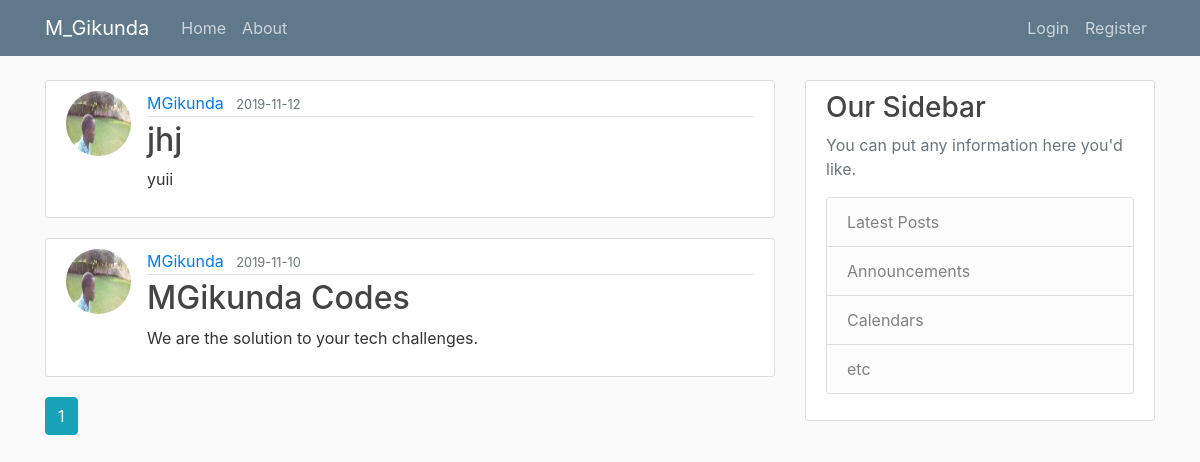
The page /home on the database its author committed.
### peter/models.py (models this page shows, shortened)
class Post(db.Model):
	id=db.Column(db.Integer,primary_key=True)
	title=db.Column(db.String(100),nullable=False)
	date_posted=db.Column(db.DateTime,nullable=False,default=datetime.utcnow)
	content=db.Column(db.Text,nullable=False)
	user_id=db.Column(db.Integer,db.ForeignKey('user.id'),nullable=False)

class User(db.Model,UserMixin):
	id=db.Column(db.Integer,primary_key=True)
	username=db.Column(db.String(20),unique=True,nullable=False)
	email=db.Column(db.String(120),unique=True,nullable=False)
	image_file=db.Column(db.String(20),nullable=False,default='default.jpg')
	password=db.Column(db.String(60),nullable=False)
	posts=db.relationship('Post',backref='author',lazy=True)

### peter/main/routes.py (the view)
@main.route("/")
@main.route("/home")
def home():
	page=request.args.get('page',1,type=int)
	posts=Post.query.order_by(Post.date_posted.desc()).paginate(page=page,per_page=3)
	return render_template('home.html',posts=posts)

### peter/templates/home.html (shortened to what this page needs)
{% extends "layout.html" %}
{% block content %}
    {% for post in posts.items %}
        <article class="media content-section">
          <img src="{{url_for('static',filename='profile_pics/'+ post.author.image_file)}}" class="rounded-circle article-img">
          <div class="media-body">
            <div class="article-metadata">
              <a class="mr-2" href="{{url_for('users.user_posts',username=post.author.username)}}">{{ post.author.username }}</a>
              <small class="text-muted">{{ post.date_posted.strftime('%Y-%m-%d') }}</small>
            </div>
            <h2><a class="article-title" href="{{url_for('posts.post',post_id=post.id)}}">{{ post.title }}</a></h2>
            <p class="article-content">{{ post.content }}</p>
          </div>
        </article>
    {% endfor %}
    {% for page_num in posts.iter_pages(left_edge=1,right_edge=1,left_current=1,right_current=2) %}
      {%if page_num%}
        {%if posts.page==page_num%}
          <a class="btn btn-info mb-4" href="{{url_for('main.home',page=page_num)}}">{{page_num}}</a>
        {%else%}
        <a class="btn btn-outline-info mb-4" href="{{url_for('main.home',page=page_num)}}">{{page_num}}</a>
        {%endif%}
      {%endif%}
     {% endfor %}
{% endblock content %}

### peter/templates/layout.html (shortened to what this page needs)
<!DOCTYPE html>
<html>
<head>
    <link rel="stylesheet" href="https://maxcdn.bootstrapcdn.com/bootstrap/4.0.0/css/bootstrap.min.css">
    <link rel="stylesheet" type="text/css" href="{{ url_for('static', filename='main.css') }}">
</head>
<body>
    <header class="site-header">
      <nav class="navbar navbar-expand-md navbar-dark bg-steel fixed-top">
        <div class="container">
          <a class="navbar-brand mr-4" href="/">M_Gikunda</a>
          <div class="collapse navbar-collapse" id="navbarToggle">
            <div class="navbar-nav mr-auto">
              <a class="nav-item nav-link" href="{{ url_for('main.home') }}">Home</a>
              <a class="nav-item nav-link" href="{{ url_for('main.about') }}">About</a>
            </div>
            <div class="navbar-nav">
              {%if current_user.is_authenticated%}
                 <a class="nav-item nav-link" href="{{ url_for('posts.new_post') }}">New Post</a>
                 <a class="nav-item nav-link" href="{{ url_for('users.account') }}">Account</a>
                  <a class="nav-item nav-link" href="{{ url_for('users.logout') }}">Logout</a>
              {%else%}
                <a class="nav-item nav-link" href="{{ url_for('users.login') }}">Login</a>
                <a class="nav-item nav-link" href="{{ url_for('users.register') }}">Register</a>
              {%endif%}
            </div>
          </div>
        </div>
      </nav>
    </header>
    <main role="main" class="container">
      <div class="row">
        <div class="col-md-8">
          {% block content %}{% endblock %}
        </div>
        <div class="col-md-4">
          <div class="content-section">
            <h3>Our Sidebar</h3>
            <p class='text-muted'>You can put any information here you'd like.
              <ul class="list-group">
                <li class="list-group-item list-group-item-light">Latest Posts</li>
                <li class="list-group-item list-group-item-light">Announcements</li>
                <li class="list-group-item list-group-item-light">Calendars</li>
                <li class="list-group-item list-group-item-light">etc</li>
              </ul>
            </p>
          </div>
        </div>
      </div>
    </main>
</body>
</html>

### peter/static/main.css (style rules this page uses)
body { background: #fafafa; color: #333333; margin-top: 5rem; }
h1, h2, h3, h4, h5, h6 { color: #444444; }
.bg-steel { background-color: #5f788a; }
.site-header .navbar-nav .nav-link { color: #cbd5db; }
.content-section { background: #ffffff; padding: 10px 20px; border: 1px solid #dddddd; border-radius: 3px; margin-bottom: 20px; }
.article-title { color: #444444; }
.article-content { white-space: pre-line; }
.article-img { height: 65px; width: 65px; margin-right: 16px; }
.article-metadata { padding-bottom: 1px; margin-bottom: 4px; border-bottom: 1px solid #e3e3e3 }

### rows shown on the page
Post: image_file (picture), author.username "MGikunda", date_posted "2019-11-12", title "jhj", content "yuii"
Post: image_file (picture), author.username "MGikunda", date_posted "2019-11-10", title "MGikunda Codes", content "We are the solution to your tech challenges."

### other values the page prints
{{ page_num }} "1"
